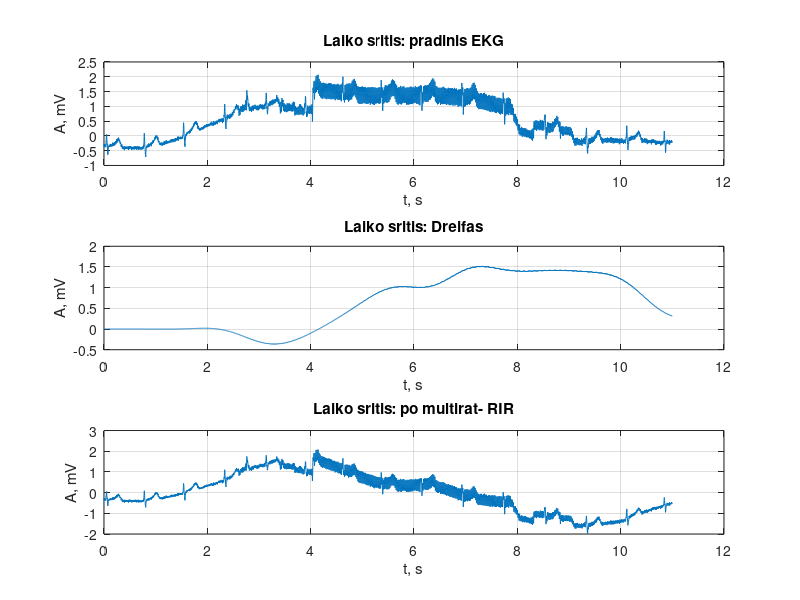
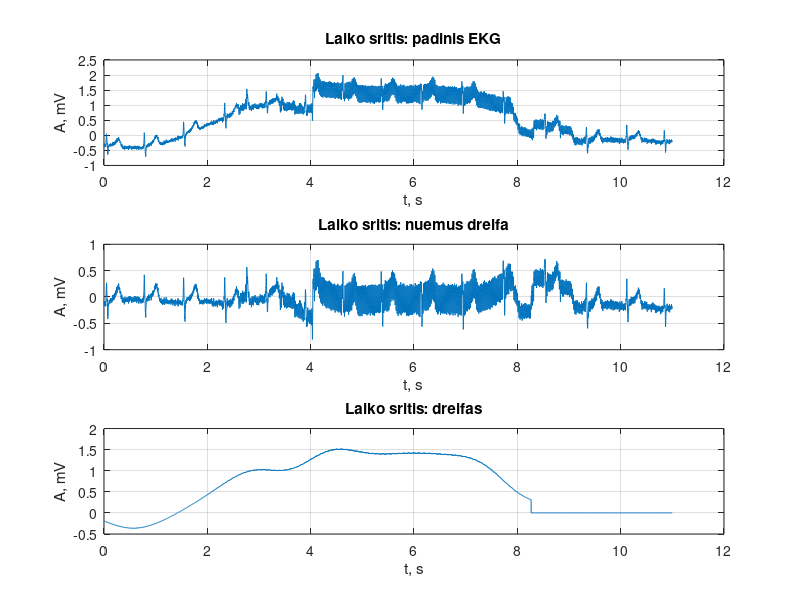

Reproduce these figures in MATLAB, in order.
clc, clear, close all;
   
load("signalai/EKG_13")

f_SL_Hz = 1; % projektuojamo ?em?j? da?ni? filtro slopinimo juostos ribinis da?ni
f_pr_Hz = 0.4; % pralaidumo juostos ribinis da?nis
f_d_Hz = 500;

time_s = 11;             
time_n =(0:(time_s*f_d_Hz)-1)*1/f_d_Hz;


m = [f_SL_Hz^2 - f_pr_Hz^2; -((f_SL_Hz+f_pr_Hz)^2); 2*f_d_Hz*(f_SL_Hz+f_pr_Hz); -f_d_Hz^2]; % isprende lygti randame optimalia verte
M_opt = roots(m)

M = 50; % Decimacijos koeficientas parenkamas toks, kad diskretizavimo da?nio ir koeficiento M dalybos
  % rezultatas b?t? sveikas skai?ius


F = (f_SL_Hz - f_pr_Hz)/f_SL_Hz;
  
D1_s = (2*M*(1 - sqrt( ((M*F) / (2-F)))));
D1_d = 2 - F*(M*1);

D1_opt = D1_s / D1_d

D2_opt = M/D1_opt

D1 = 10
D2 = 5
if D1*D2 ~= M
    disp("error");
end  

%%
%pries paduodant naudoiti ta pati filtra kai p1 uzduotyje??
% low-pass filter before analysis
% firls

% Decimation
if 0 % using matlab API
    ekg_1 = decimate(ekg, D1, 'fir');
    ekg_2 = decimate(ekg_1, D2, 'fir');
    current_FD = f_d_Hz / (D1 * D2)
else
    b_safety_H1 = fir1(30,(20/(f_d_Hz/2))); % Naudojamas panasus filtras i decimate (filtro eile = 30; fp(20) < (500 / 2*10) 
    [b_H1_fqH, b_H1_fqW] =  freqz(b_safety_H1, 1, 15000, f_d_Hz);
    ekg_1 = filter(b_safety_H1, 1, ekg);
    ekg_1 = downsample(ekg_1, D1);
    current_FD = f_d_Hz / D1;
    
    
    b_safety_H2 = fir1(30,(4/(current_FD/2))); % Naudojamas panasus filtras i decimate (filtro eile = 30; fp(4) < (50 / 2*5) 
    [b_H2_fqH, b_H2_fqW] =  freqz(b_safety_H2, 1, 15000, current_FD);
    ekg_2 = filter(b_safety_H2, 1, ekg_1);
    ekg_2 = downsample(ekg_2, D2);
    current_FD = current_FD / D2;
end

% Low-pass filtras
b_lowPass = fir1(40, (0.67/(current_FD/2)));
[B_H_freqz,B_Hw_freqz] =  freqz(b_lowPass, 1, 15000, current_FD);
ekg_3 = filter(b_lowPass, 1, ekg_2);


if 0 % usisng MATLAB API
    ekg_4 = interp(ekg_3, D2);
    ekg_5 = interp(ekg_4, D1); % dreifo linija
else % make filter ourself
    ekg_4 = upsample(ekg_3, D2);
    ekg_4 = filter(b_safety_H2, 1, ekg_4);
    ekg_4_itr = interp(ekg_3, D2);
    ekg_4_diff = ekg_4_itr - ekg_4
    disp('Diff')
    sum(abs(ekg_4_diff))
    ekg_4 = ekg_4 * D2;
    ekg_4_diff = ekg_4_itr - ekg_4;
    disp('Diff padauginus')
    sum(abs(ekg_4_diff))
    
    ekg_5 = upsample(ekg_4, D1);
    ekg_5 = filter(b_safety_H1, 1, ekg_5);
    ekg_5 = ekg_5 * D1;
    
  
end
ekg_6 = ekg - ekg_5;

% check this API:
% grpdelay()


figure(2)
subplot(311); 
plot(time_n, ekg); 
title('Laiko sritis: pradinis EKG');
xlabel('t, s'); ylabel('A, mV'); grid on;


subplot(312); 
plot(time_n, ekg_5); 
title('Laiko sritis: Dreifas');
xlabel('t, s'); ylabel('A, mV'); grid on;


subplot(313); 
plot(time_n, ekg_6); 
title('Laiko sritis: po multirat- RIR');
xlabel('t, s'); ylabel('A, mV'); grid on;


% delay of filter
velinimas = length(b_safety_H1) + length(b_safety_H2)*D1 + length(b_lowPass)*D1*D2/2


ekg_withZeros = [zeros(1, velinimas), ekg];
dreif_withZeros = [ekg_5, zeros(1, velinimas)];


ekg_noDreif = ekg_withZeros - dreif_withZeros;
figure(3)
subplot(311); 
plot(time_n, ekg_withZeros(velinimas+1:end)); 
title('Laiko sritis: padinis EKG');
xlabel('t, s'); ylabel('A, mV'); grid on;


subplot(312); 
plot(time_n, ekg_noDreif(velinimas+1:end)); 
title('Laiko sritis: nuemus dreifa');
xlabel('t, s'); ylabel('A, mV'); grid on;



subplot(313); 
plot(time_n, dreif_withZeros(velinimas+1:end)); 
title('Laiko sritis: dreifas');
xlabel('t, s'); ylabel('A, mV'); grid on;